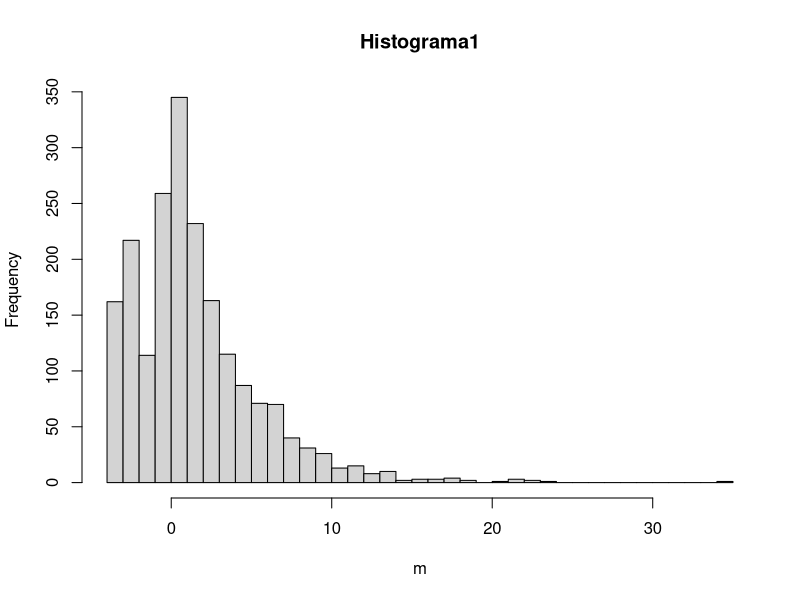
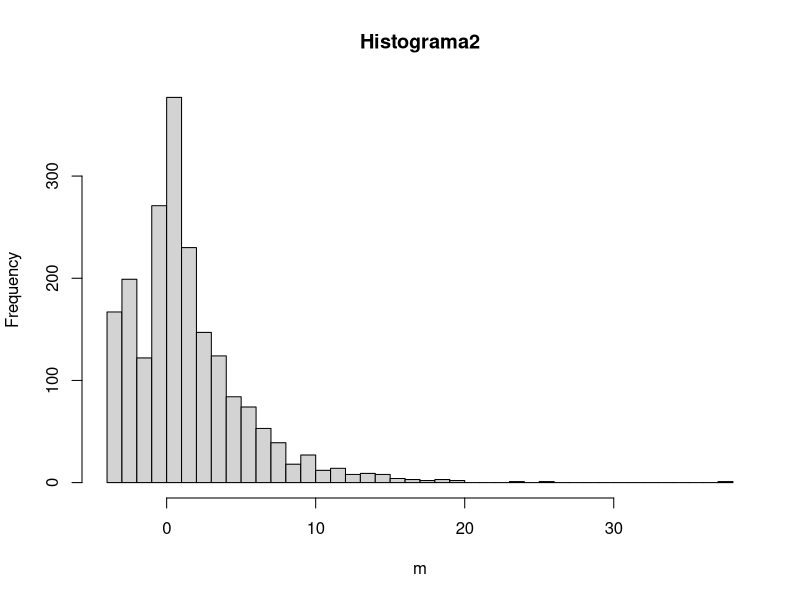
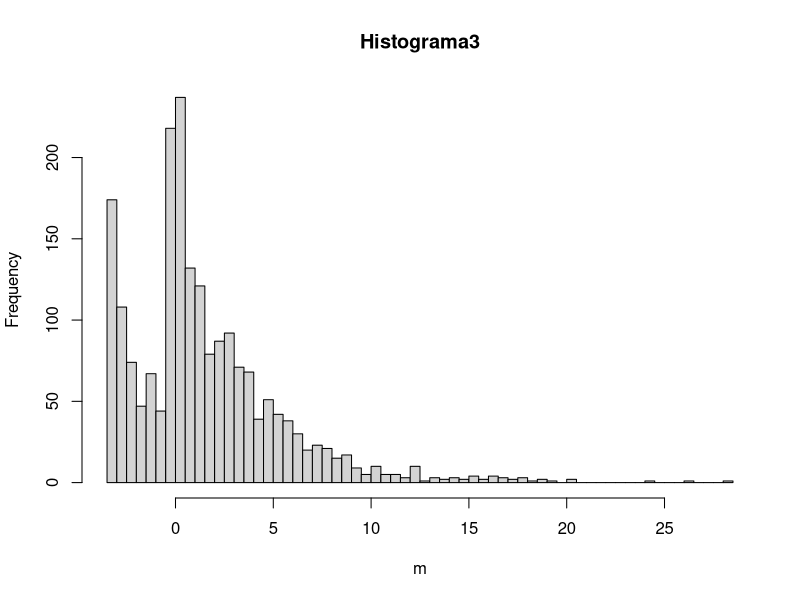
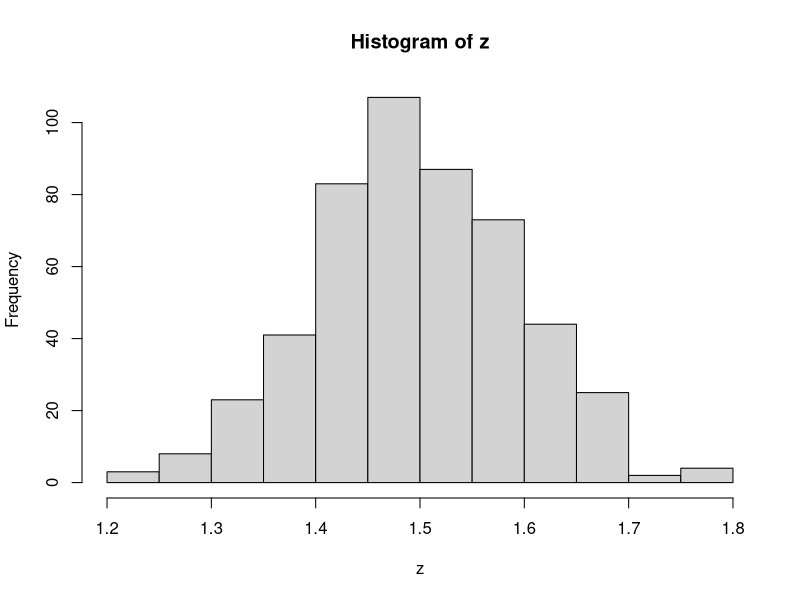

Generate these figures, in order, with R:
## ---- chunk 1
#omitor warmings
options(warn=1)
install.packages('semTools')
library('semTools')
## ---- chunk 2
z = rep(0,500)
## ---- chunk 3
for (i in 1:500) {
  m = mvrnonnorm(1000, c(1,2), matrix(c(10,2,2,5),2,2),
                 skewness = c(5,2), kurtosis = c(3,3))
  #grava a média das amostras
  z[i]= mean(m)
  
  #imprime as 3 primeiras
  if (i<4) {
    hist(m,breaks=50, main=paste0('Histograma', i))
  }
}
## ---- chunk 4
hist(z)
